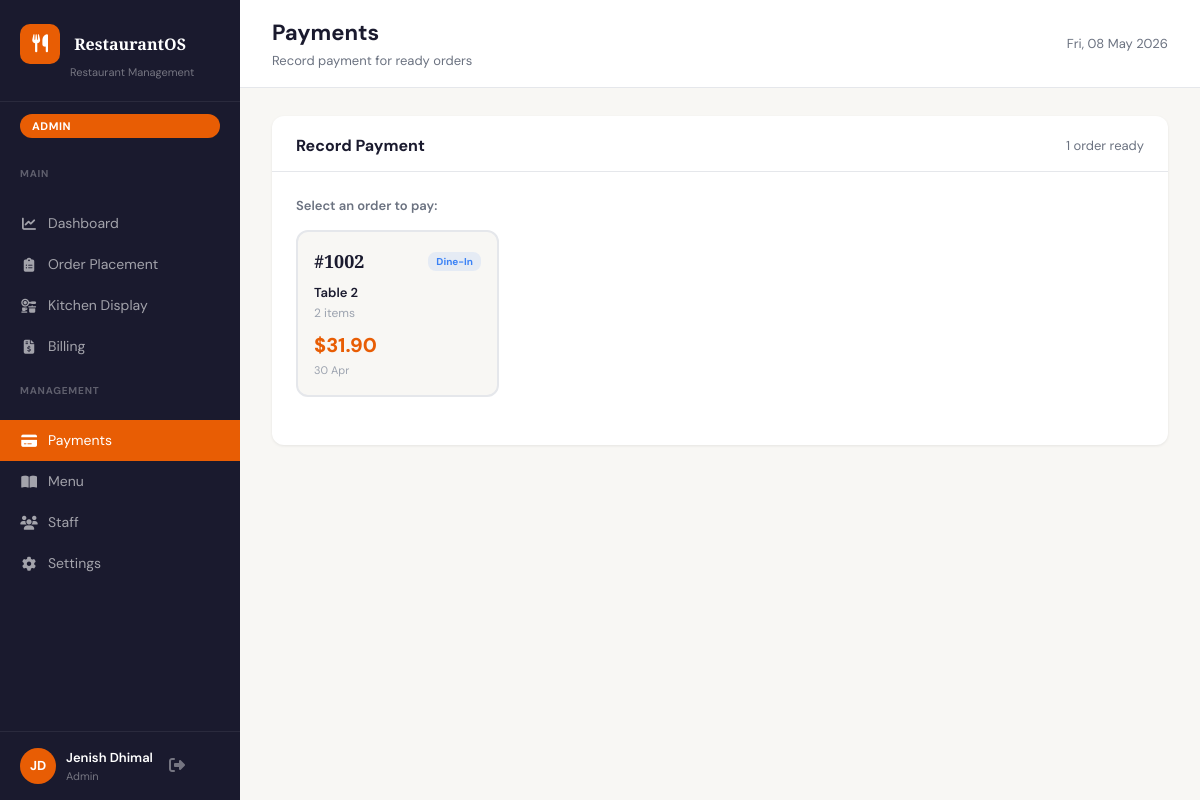
The app's page /payments.php (signed in) with its own data.
### tables this page shows
CREATE TABLE orders (
    id INT UNSIGNED AUTO_INCREMENT PRIMARY KEY,
    type ENUM('dine-in','takeaway') NOT NULL,
    table_number VARCHAR(10),
    status ENUM('Received','Preparing','Ready','Paid') NOT NULL DEFAULT 'Received',
    staff_id INT UNSIGNED NOT NULL,
    created_at DATETIME NOT NULL DEFAULT CURRENT_TIMESTAMP,
    updated_at DATETIME NOT NULL DEFAULT CURRENT_TIMESTAMP ON UPDATE CURRENT_TIMESTAMP,
    FOREIGN KEY (staff_id) REFERENCES users(id),
    INDEX idx_orders_created_at (created_at),
    INDEX idx_orders_status (status)
);

### includes/helpers.php (called while the page is built, shortened)
<?php
function get_settings(): array {
    $defaults = ['table_count' => 10, 'gst_enabled' => true, 'gst_number' => '', 'gst_rate' => 10];
    $file = __DIR__ . '/settings.json';
    return array_merge($defaults, json_decode(file_get_contents($file), true) ?: []);
}
function time_ago(string $datetime): string {
    $diff = time() - strtotime($datetime);
    return date('d M', strtotime($datetime));
}

### payments.php (the view, shortened to what this page needs)
<?php
require_once __DIR__ . '/includes/helpers.php';
$pdo        = db();
$settings   = get_settings();
$gstEnabled = $settings['gst_enabled'];
$gstRate    = $settings['gst_rate'];
$readyOrders = $pdo->query(
    "SELECT o.id, o.type, o.table_number, o.created_at,
            COUNT(oi.id) AS item_count,
            SUM(oi.quantity * oi.unit_price) AS subtotal
     FROM orders o
     JOIN order_items oi ON oi.order_id = o.id
     WHERE o.status = 'Ready'
     GROUP BY o.id
     ORDER BY o.created_at ASC"
)->fetchAll();
require_once __DIR__ . '/includes/header.php';
?>
<div class="section-card mb-4">
  <div class="section-card-header">
    <h2>Record Payment</h2>
    <span style="font-size:13px;color:var(--text-secondary);">
      <?= count($readyOrders) ?> order<?= count($readyOrders) !== 1 ? 's' : '' ?> ready
    </span>
  </div>
  <div class="section-card-body">
    <?php if (empty($readyOrders)): ?>
      <div class="pay-empty">
        <i class="fa-solid fa-hourglass-half"></i>
        <p>No orders are Ready for payment right now.</p>
      </div>
    <?php else: ?>
      <form method="POST" action="/payments-create.php" id="payForm">
        <p class="pay-select-label">Select an order to pay:</p>
        <div class="pay-grid" id="orderGrid">
          <?php foreach ($readyOrders as $o):
            $sub   = (float)$o['subtotal'];
            $total = $gstEnabled ? round($sub * (1 + $gstRate / 100), 2) : $sub;
            $ref   = $o['type'] === 'dine-in'
                ? htmlspecialchars($o['table_number'])
                : 'Takeaway';
          ?>
          <div class="pay-card" tabindex="0"
               data-id="<?= (int)$o['id'] ?>"
               data-total="<?= number_format($total, 2) ?>">
            <div class="pay-card-top">
              <span class="pay-order-num">#<?= (int)$o['id'] ?></span>
              <span class="pay-type-badge <?= $o['type'] === 'dine-in' ? 'ptb-dinein' : 'ptb-takeaway' ?>">
                <?= $o['type'] === 'dine-in' ? 'Dine-In' : 'Takeaway' ?>
              </span>
            </div>
            <div class="pay-ref"><?= $ref ?></div>
            <div class="pay-items"><?= (int)$o['item_count'] ?> item<?= $o['item_count'] != 1 ? 's' : '' ?></div>
            <div class="pay-total">$<?= number_format($total, 2) ?></div>
            <div class="pay-time"><?= time_ago($o['created_at']) ?></div>
          </div>
          <?php endforeach; ?>
        </div>
      </form>
    <?php endif; ?>
  </div>
</div>
<?php require_once __DIR__ . '/includes/footer.php'; ?>

### assets/css/app.css (style rules this page uses)
:root { --accent: #E85D04; --accent-dark: #C44A00; --accent-light: #FF8C42; --sidebar-bg: #1a1a2e; --sidebar-hover: #16213e; --text-primary: #1a1a2e; --text-secondary: #6b7280; --text-light: #9ca3af; --bg-main: #f8f7f4; --bg-card: #ffffff; --border: #e5e7eb; --green: #10b981; --yellow: #f59e0b; --red: #ef4444; --shadow-sm: 0 1px 3px rgba(0, 0, 0, .08); --shadow-md: 0 4px 16px rgba(0, 0, 0, .10); --radius: 12px; --radius-sm: 8px; }
*, *::before, *::after { box-sizing: border-box; }
body { font-family: 'DM Sans', sans-serif; background: var(--bg-main); color: var(--text-primary); margin: 0; }
.section-card { background: var(--bg-card); border-radius: var(--radius); box-shadow: var(--shadow-sm); overflow: hidden; }
.section-card-header { display: flex; align-items: center; justify-content: space-between; padding: 20px 24px 16px; border-bottom: 1px solid var(--border); }
.section-card-header h2 { font-size: 16px; font-weight: 700; margin: 0; }
.section-card-body { padding: 24px; }

### payments.php (style rules this page uses)
.pay-select-label { font-size:13px; font-weight:600; color:var(--text-secondary); margin-bottom:14px; }
.pay-grid { display:grid; grid-template-columns:repeat(auto-fill,minmax(180px,1fr)); gap:12px; margin-bottom:24px; }
.pay-card { background:var(--bg-main); border:2px solid var(--border); border-radius:var(--radius); padding:16px; cursor:pointer; transition:all .15s; outline:none; }
.pay-card-top { display:flex; align-items:center; justify-content:space-between; margin-bottom:8px; }
.pay-order-num { font-family:'Playfair Display',serif; font-size:18px; font-weight:800; color:var(--text-primary); }
.pay-type-badge { font-size:10px; font-weight:700; padding:2px 8px; border-radius:8px; }
.ptb-dinein { background:rgba(59,130,246,.1); color:#3b82f6; }
.pay-ref { font-size:13px; font-weight:600; color:var(--text-primary); margin-bottom:2px; }
.pay-items { font-size:12px; color:var(--text-light); margin-bottom:8px; }
.pay-total { font-size:20px; font-weight:800; color:var(--accent); margin-bottom:2px; }
.pay-time { font-size:11px; color:var(--text-light); }

### records on screen
orders: id "1002", type "Dine-In", table_number "Table 2", item_count "2", total "31.90", created_at "30 Apr"

### other values on screen
$user['role'] "ADMIN"
$initials "JD"
$user['name'] "Jenish Dhimal"
$user['role'] "Admin"
$pageTitle "Payments"
$pageSubtitle "Record payment for ready orders"
count($readyOrders) "1"
